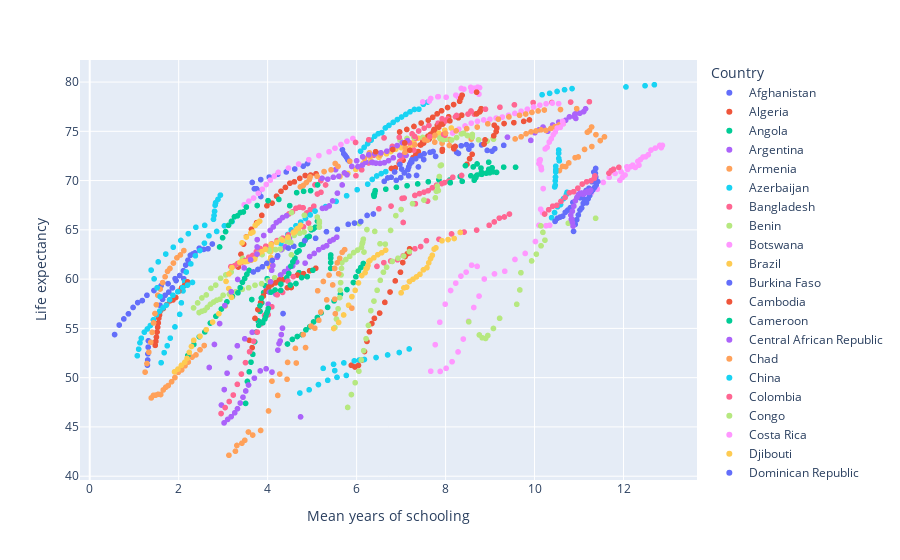

Notebook code for this chart:
### Code cell
fig = px.scatter(data, x="Mean years of schooling", y="Life expectancy", color="Country")
fig.show()
